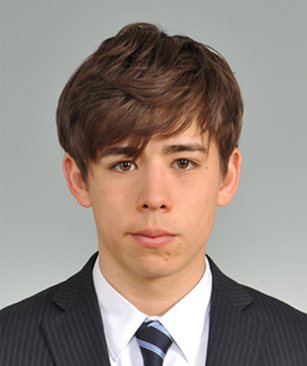
#> input picture sample.jpg, 307 x 366 px
$ jupyter execute Untitled.ipynb   (older library calls are emulated)
#> lines starting #> are read from the running program, lines starting #| are printed output that depends on the picture; after the words box and inside, x2 and y2 are one past the last pixel; in counts of white or black regions, pixels touching at a corner belong together
こちらのスタックオーバーフロー回答を元に作成
https://stackoverflow.com/a/29314286

## 今回使用するライブラリ

[cell 1]
import cv2
import numpy as np
import matplotlib.pyplot as plt

## パラメータの設定
写真によって調整する必要がある

[cell 2]
BLUR = 21
CANNY_THRESH_1 = 10
CANNY_THRESH_2 = 100
MASK_DILATE_ITER = 10
MASK_ERODE_ITER = 10
MASK_COLOR = (0.0,0.0,1.0) # In BGR format

## 画像を読み込む

[cell 3]
img = cv2.imread('sample.jpg')
#> img is the input picture: shape (366, 307, 3); mean B, G, R 127.5, 135.5, 147.9
cv2.imwrite('cv.jpg', img)

plt.imshow(img)
plt.show()

OpencvはBGRで読み込むので、そのまま表示してみようとすると色が変なふうになっていまいます。
そのため、以下のように一工夫加えます。

[cell 4]
plt.imshow(cv2.cvtColor(img, cv2.COLOR_BGR2RGB))
plt.show()

## エッジを見つける

まず、グレースケールの画像を用意します。

[cell 5]
gray = cv2.cvtColor(img,cv2.COLOR_BGR2GRAY)
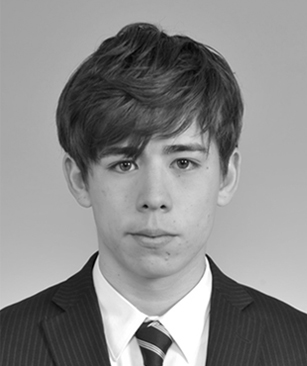
#> gray: shape (366, 307); min 0, max 255, mean 138.3

plt.imshow(gray, cmap='gray')
plt.show()

[cell 6]
#-- Edge detection -------------------------------------------------------------------
edges = cv2.Canny(gray, CANNY_THRESH_1, CANNY_THRESH_2)
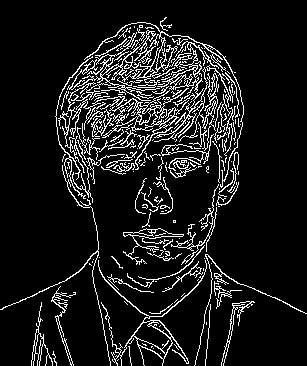
#> edges: shape (366, 307); 10.3% white in thin lines or dots
edges = cv2.dilate(edges, None)
#> edges: shape (366, 307); 29.9% white; 5 white regions, box (x1, y1, x2, y2) and area: (0, 16, 307, 366) 32188, (30, 301, 58, 366) 694, (220, 300, 256, 366) 605, (110, 255, 124, 270) 78, (172, 219, 177, 224) 25
edges = cv2.erode(edges, None)
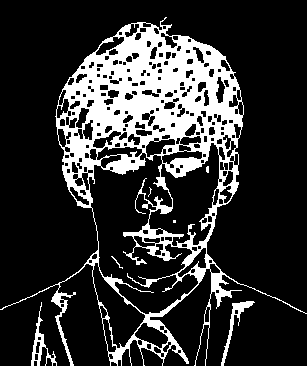
#> edges: shape (366, 307); 19.8% white; 7 white regions (3 under 20 px)

plt.imshow(edges, cmap='gray')
plt.show()

## 輪郭を見つける

[cell 7]
contour_info = []
_, contours, _ = cv2.findContours(edges, cv2.RETR_LIST, cv2.CHAIN_APPROX_NONE)
#> contours = 259 contours, 79 with area under 20; largest, box (x1, y1, x2, y2) and area: (0, 17, 307, 366) 43292, (88, 152, 199, 315) 9206, (148, 142, 220, 247) 3706, (92, 262, 146, 349) 1772, (134, 322, 169, 349) 484

for c in contours:
    contour_info.append((
        c,
        cv2.isContourConvex(c),
        cv2.contourArea(c),
    ))
#> after the loop, contour_info = 259 items
contour_info = sorted(contour_info, key=lambda c: c[2], reverse=True)
max_contour = contour_info[0]
#> max_contour = 3 items, first 3: contour of 2013 points, box (x1, y1, x2, y2) (0, 17, 307, 366), area 43292, False, 43292.5

## 一番大きい輪郭を使ってマスクを作る

[cell 8]
#-- Create empty mask, draw filled polygon on it corresponding to largest contour ----
# Mask is black, polygon is white
mask = np.zeros(edges.shape)
cv2.fillConvexPoly(mask, max_contour[0], (255))
#> mask: shape (366, 307) float64; 47.2% white; 1 white region, box (x1, y1, x2, y2) and area: (0, 17, 307, 366) 53064

plt.imshow(mask, cmap='gray')
plt.show()

## マスクをスムージんさせ、３チャネルにする

[cell 9]
mask = cv2.dilate(mask, None, iterations=MASK_DILATE_ITER)
#> mask: shape (366, 307) float64; 59.4% white; 3 black regions, box (x1, y1, x2, y2) and area: (0, 0, 307, 298) 39525, (217, 323, 307, 366) 3781, (0, 319, 57, 366) 2340
mask = cv2.erode(mask, None, iterations=MASK_ERODE_ITER)
#> mask: shape (366, 307) float64; 47.9% white; 1 white region, box (x1, y1, x2, y2) and area: (0, 17, 307, 366) 53766
mask = cv2.GaussianBlur(mask, (BLUR, BLUR), 0)
mask_stack = np.dstack([mask]*3)    # Create 3-channel alpha mask

plt.imshow(mask_stack, cmap='gray')
plt.show()
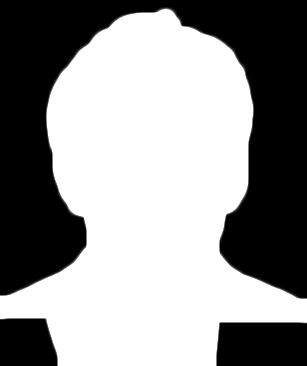
#> shown: shape (366, 307, 3) float64; min 0, max 1, mean 0.571

## マスクと背景を合体させる

[cell 10]
mask_stack  = mask_stack.astype('float32') / 255.0          # Use float matrices,
img         = img.astype('float32') / 255.0                 #  for easy blending

masked = (mask_stack * img) + ((1-mask_stack) * MASK_COLOR) # Blend
masked = (masked * 255).astype('uint8')                     # Convert back to 8-bit

c_blue, c_green, c_red = cv2.split(img)
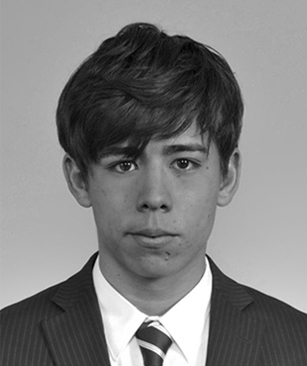
#> c_blue: shape (366, 307) float32; min 0, max 1, mean 0.5
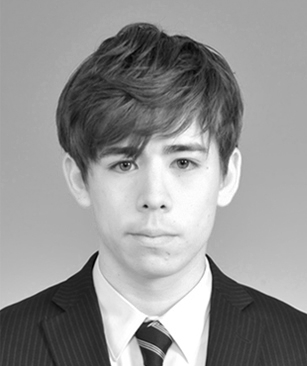
#> c_red: shape (366, 307) float32; min 0, max 1, mean 0.58

img_a = cv2.merge((c_red, c_green, c_blue, mask.astype('float32') / 255.0))

plt.imshow(img_a)
plt.show()

## パラメータチューニング
結果を見て分かるとおり、パラメータの設定が上手く言っていないようなので、調整します。
これを簡単にするために、上記でやってきたことを一つの関数にまとめます。

[cell 11]
def remove_bg(
    path,
    BLUR = 21,
    CANNY_THRESH_1 = 10,
    CANNY_THRESH_2 = 200,
    MASK_DILATE_ITER = 10,
    MASK_ERODE_ITER = 10,
    MASK_COLOR = (0.0,0.0,1.0),
):
#> called with path = 'sample.jpg', BLUR = 21, CANNY_THRESH_1 = 5, CANNY_THRESH_2 = 70, MASK_DILATE_ITER = 10, MASK_ERODE_ITER = 6, MASK_COLOR = (0, 0, 1)
    img = cv2.imread(path)
    gray = cv2.cvtColor(img,cv2.COLOR_BGR2GRAY)

    edges = cv2.Canny(gray, CANNY_THRESH_1, CANNY_THRESH_2)
#> edges: shape (366, 307); 14.3% white in thin lines or dots
    edges = cv2.dilate(edges, None)
#> edges: shape (366, 307); 41.3% white; 2 white regions, box (x1, y1, x2, y2) and area: (0, 16, 307, 366) 46340, (172, 219, 177, 224) 25
    edges = cv2.erode(edges, None)
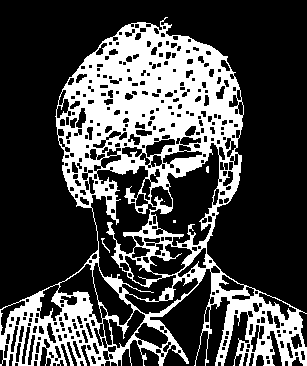
#> edges: shape (366, 307); 28.5% white; 5 white regions (3 under 20 px)

    contour_info = []
    _, contours, _ = cv2.findContours(edges, cv2.RETR_LIST, cv2.CHAIN_APPROX_NONE)
#> contours = 423 contours, 156 with area under 20; largest, box (x1, y1, x2, y2) and area: (0, 17, 307, 366) 55062, (90, 165, 177, 302) 4352, (150, 142, 220, 247) 3466, (92, 262, 134, 326) 1016, (57, 263, 103, 324) 930
    for c in contours:
        contour_info.append((
            c,
            cv2.isContourConvex(c),
            cv2.contourArea(c),
        ))
#> after the loop, contour_info = 423 items
    contour_info = sorted(contour_info, key=lambda c: c[2], reverse=True)
    max_contour = contour_info[0]
#> max_contour = 3 items, first 3: contour of 2417 points, box (x1, y1, x2, y2) (0, 17, 307, 366), area 55062, False, 55061.5

    mask = np.zeros(edges.shape)
    cv2.fillConvexPoly(mask, max_contour[0], (255))
#> mask: shape (366, 307) float64; 54.9% white; 35 black regions (32 under 20 px), largest, box (x1, y1, x2, y2) and area: (0, 0, 307, 347) 50455, (0, 350, 3, 364) 38, (163, 365, 194, 366) 31

    mask = cv2.dilate(mask, None, iterations=MASK_DILATE_ITER)
#> mask: shape (366, 307) float64; 65% white; 1 black region, box (x1, y1, x2, y2) and area: (0, 0, 307, 298) 39371
    mask = cv2.erode(mask, None, iterations=MASK_ERODE_ITER)
#> mask: shape (366, 307) float64; 59.4% white; 1 black region, box (x1, y1, x2, y2) and area: (0, 0, 307, 304) 45599
    mask = cv2.GaussianBlur(mask, (BLUR, BLUR), 0)
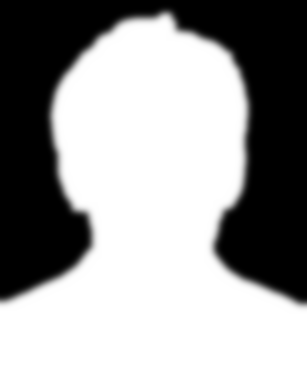
#> mask: shape (366, 307) float64; min 0, max 255, mean 151.5; drawn with min black and max white
    mask_stack = np.dstack([mask]*3)    # Create 3-channel alpha mask

    mask_stack  = mask_stack.astype('float32') / 255.0          # Use float matrices,
    img         = img.astype('float32') / 255.0                 #  for easy blending

    masked = (mask_stack * img) + ((1-mask_stack) * MASK_COLOR) # Blend
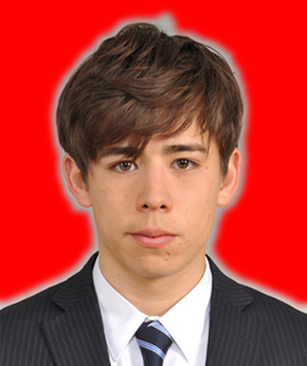
#> masked: shape (366, 307, 3) float64; mean of channels 0, 1, 2 0.224, 0.25, 0.712; drawn as B, G, R
    masked = (masked * 255).astype('uint8')                     # Convert back to 8-bit

    c_blue, c_green, c_red = cv2.split(img)

    img_a = cv2.merge((c_red, c_green, c_blue, mask.astype('float32') / 255.0))
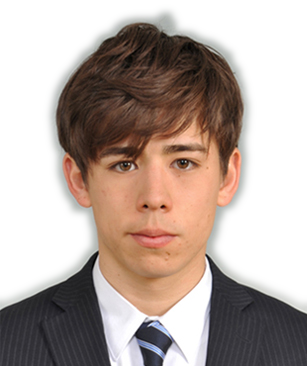
#> img_a: shape (366, 307, 4) float32; mean R, G, B, A 0.58, 0.531, 0.5, 0.594; transparent parts drawn white


    plt.imshow(img_a)
    plt.show()
    return img_a
